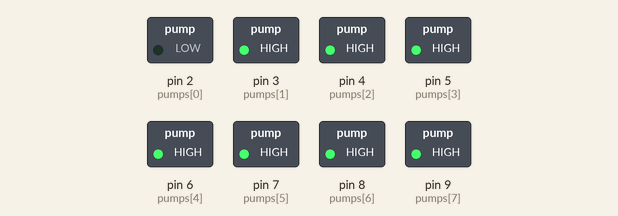
The sketch below on a simulated Arduino Uno, built with avr-gcc and run on an emulated ATmega328P. Parts: switched loads named in the sketch (green lamp = pin HIGH).

Above: at 0.5 s.
At 2.5 s:
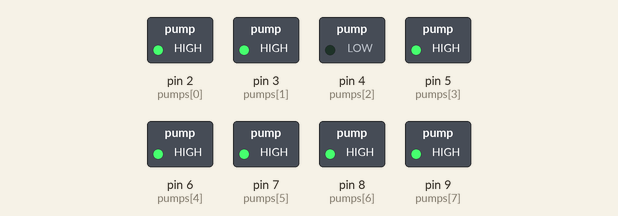
At 3.5 s:
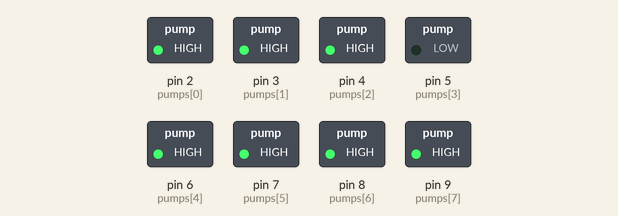
At 4.5 s:
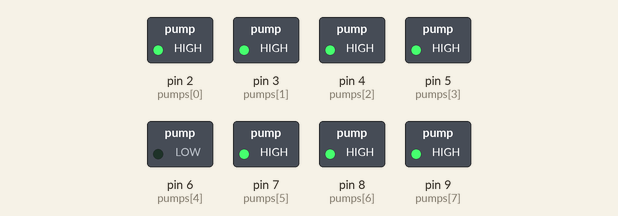
At 6.5 s:
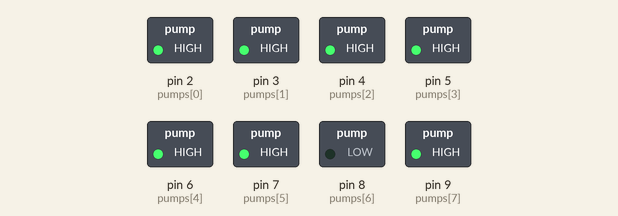
At 9.5 s:
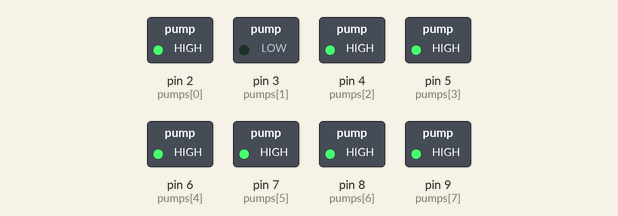
Timing chart, 0 to 10.4 s (numbered marks = the images above):
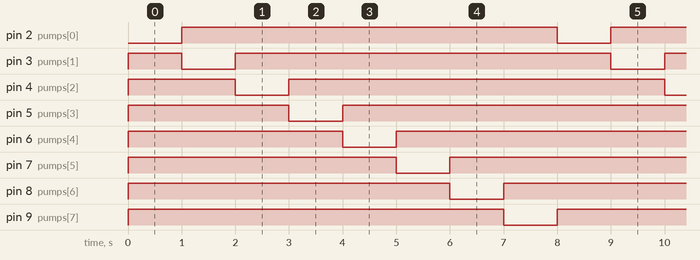

Measured:
- by itself, pin 2 (pumps[0]), pin 3 (pumps[1]), pin 4 (pumps[2]), pin 5 (pumps[3]), pin 6 (pumps[4]), pin 7 (pumps[5]), pin 8 (pumps[6]), pin 9 (pumps[7]): alternates HIGH for 7.0 s and LOW for 1.0 s
- by itself, everything shown: repeats every 8.0 s, in 9 steps

The sketch:

pumps.ino
```cpp
int pumps[] = {2,3,4,5,6,7,8,9};

void setup() {
  for (int i = 0; i < 8; i++) {
   pinMode(pumps[i], OUTPUT);
  }
  for (int i = 0; i < 8; i++) {
   digitalWrite(pumps[i], HIGH);
  }
  // put your setup code here, to run once:

}

void loop() {
  // put your main code here, to run repeatedly:
  for (int i = 0; i < 8; i++) {
    digitalWrite(pumps[i], LOW);
    delay(1000);
    digitalWrite(pumps[i], HIGH);
  }
}
```
